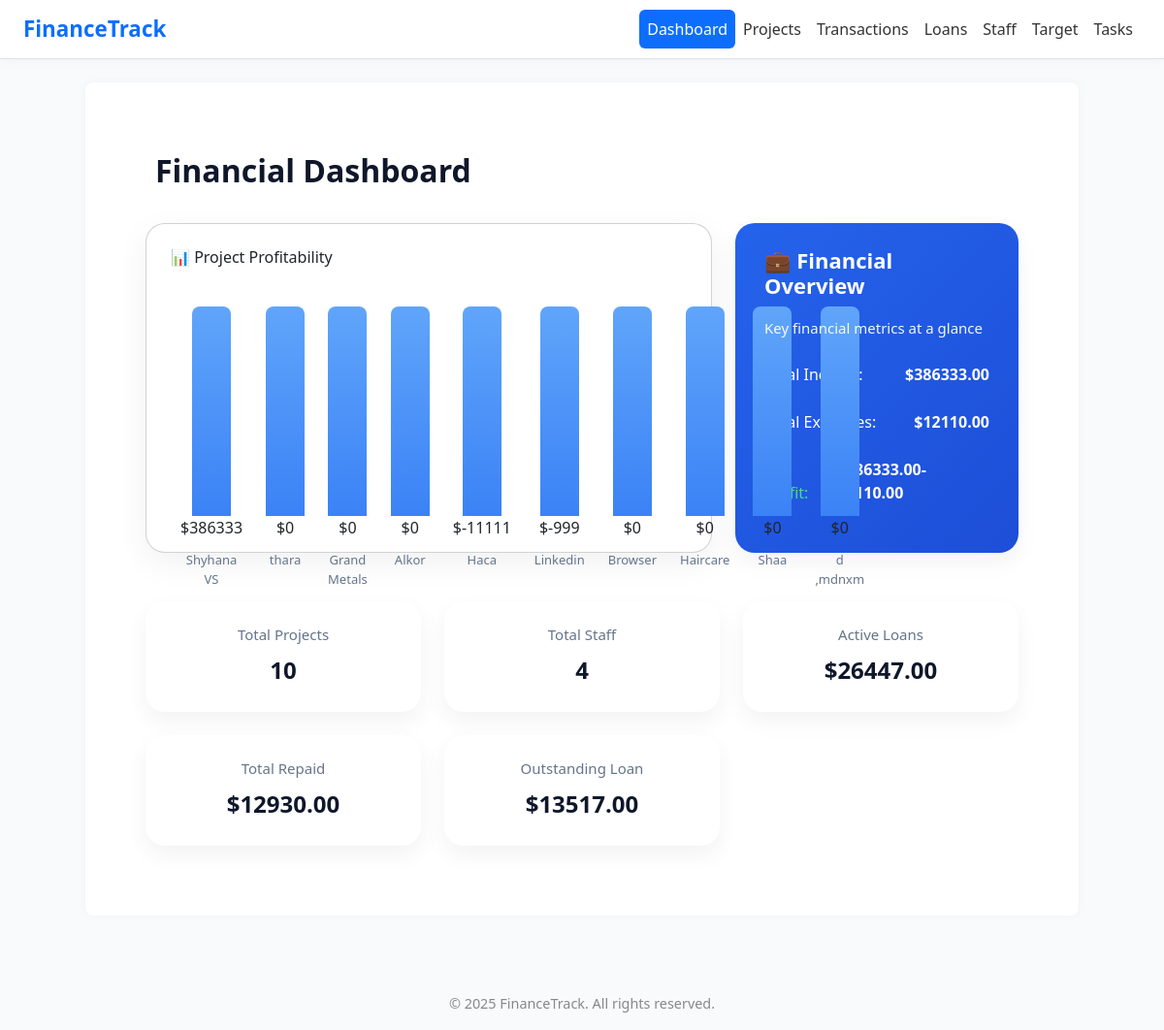
The page / on the database its author committed.
### app1/models.py (models this page shows, shortened)
class Project(models.Model):
    code = models.CharField(max_length=20)
    name = models.CharField(max_length=100)
    location = models.CharField(max_length=100)
    total_budget = models.DecimalField(max_digits=12, decimal_places=2)
    start_date = models.DateField()
    end_date = models.DateField()
    notes = models.TextField(blank=True, null=True)

### app1/views.py (the view)
# urls.py: path('', views.dashboard_view, name='dashboard'),
def dashboard_view(request):
    total_projects = Project.objects.count()
    total_income = Transaction.objects.filter(type='Income').aggregate(Sum('amount'))['amount__sum'] or 0
    total_expense = Transaction.objects.filter(type='Expense').aggregate(Sum('amount'))['amount__sum'] or 0
    total_staff = Staff.objects.count()
    total_loan_amount = Loan.objects.aggregate(Sum('amount'))['amount__sum'] or 0
    total_loan_repaid = Repayment.objects.aggregate(Sum('amount_paid'))['amount_paid__sum'] or 0
    total_outstanding_loan = total_loan_amount - total_loan_repaid
    chart_labels = []
    chart_data = []
    projects = Project.objects.all()
    for project in projects:
        income = Transaction.objects.filter(project=project, type='Income').aggregate(Sum('amount'))['amount__sum'] or 0
        expense = Transaction.objects.filter(project=project, type='Expense').aggregate(Sum('amount'))['amount__sum'] or 0
        profit = income - expense
        chart_labels.append(project.name)
        chart_data.append(profit)
    project_chart_data = list(zip(chart_labels, chart_data))
    context = {
        'total_projects': total_projects,
        'total_income': total_income,
        'total_expense': total_expense,
        'total_staff': total_staff,
        'total_loan_amount': total_loan_amount,
        'total_loan_repaid': total_loan_repaid,
        'total_outstanding_loan': total_outstanding_loan,
        'project_chart_data': project_chart_data,
    }
    return render(request, 'dashboard_view.html', context)

### templates/dashboard_view.html (shortened to what this page needs)
{% extends 'base.html' %}
{% block content %}
<link href="https://cdn.jsdelivr.net/npm/remixicon@3.5.0/fonts/remixicon.css" rel="stylesheet">
<div class="dashboard-container">
  <h2> Financial Dashboard</h2>
  <div class="grid-two">
    <div class="card bar-chart-container">
      <h3 style="margin-bottom: 20px;">📊 Project Profitability</h3>
      <div class="bars">
        {% for label, value in project_chart_data %}
        <div class="bar-group">
          <div class="bar" style="--bar-height: 216px;"></div>
          <span>${{ value|floatformat:0 }}</span>
          <div class="x-label">{{ label }}</div>
        </div>
        {% endfor %}
      </div>
    </div>
    <div class="overview">
      <h3>💼 Financial Overview</h3>
      <p>Key financial metrics at a glance</p>
      <div class="overview-item">Total Income: <span>${{ total_income|floatformat:2 }}</span></div>
      <div class="overview-item">Total Expenses: <span>${{ total_expense|floatformat:2 }}</span></div>
      <div class="overview-item net-profit">
        <span>${{ total_income|floatformat:2|add:"-" }}{{ total_expense|floatformat:2 }}</span>
      </div>
    </div>
  </div>
  <div class="grid-cards">
    <div class="stat-card">
      <h4>Total Projects</h4>
      <p>{{ total_projects }}</p>
    </div>
    <div class="stat-card">
      <h4>Total Staff</h4>
      <p>{{ total_staff }}</p>
    </div>
    <div class="stat-card">
      <h4>Active Loans</h4>
      <p>${{ total_loan_amount|floatformat:2 }}</p>
    </div>
    <div class="stat-card">
      <h4>Total Repaid</h4>
      <p>${{ total_loan_repaid|floatformat:2 }}</p>
    </div>
    <div class="stat-card">
      <h4>Outstanding Loan</h4>
      <p>${{ total_outstanding_loan|floatformat:2 }}</p>
    </div>
  </div>
</div>
{% endblock %}

### templates/base.html (style rules this page uses)
body { background-color: #f9fafb; font-family: 'Segoe UI', sans-serif; }

### templates/dashboard_view.html (style rules this page uses)
body { background: #f8fafc; font-family: 'Segoe UI', sans-serif; }
.dashboard-container { padding: 40px 30px; max-width: 1300px; margin: auto; }
h2 { font-size: 32px; font-weight: 700; margin-bottom: 35px; color: #0f172a; display: flex; align-items: center; gap: 10px; }
.grid-two { display: grid; grid-template-columns: 2fr 1fr; gap: 24px; margin-bottom: 50px; }
.card { background: #ffffff; border-radius: 20px; padding: 25px; box-shadow: 0 10px 35px rgba(0, 0, 0, 0.06); transition: 0.3s; }
.bar-chart-container { height: 340px; }
.bars { display: flex; align-items: flex-end; justify-content: space-evenly; height: 100%; gap: 24px; padding: 10px 10px 0; }
.bar-group { text-align: center; flex: 1; height:228px; }
.bar { width: 40px; margin: 0 auto; border-radius: 8px 8px 0 0; background: linear-gradient(to top, #3b82f6, #60a5fa); animation: grow-bar 1s ease-out forwards; height: 0; }
.x-label { margin-top: 12px; font-size: 13px; color: #64748b; font-weight: 500; }
.overview { color: white; background: linear-gradient(135deg, #2563eb, #1d4ed8); border-radius: 20px; padding: 25px 30px; display: flex; flex-direction: column; gap: 15px; box-shadow: 0 10px 25px rgba(0, 0, 0, 0.05); }
.overview h3 { font-size: 22px; font-weight: 600; margin-bottom: 4px; }
.overview p { font-size: 15px; opacity: 0.95; }
.overview-item { font-size: 16px; margin-top: 10px; display: flex; justify-content: space-between; align-items: center; }
.overview-item span { font-weight: bold; color: #ffffff; }
.net-profit { color: #4ade80; }
.grid-cards { display: grid; grid-template-columns: repeat(auto-fit, minmax(220px, 1fr)); gap: 24px; }
.stat-card { background: #ffffff; border-radius: 20px; padding: 25px; text-align: center; box-shadow: 0 10px 25px rgba(0, 0, 0, 0.05); transition: transform 0.3s ease; position: relative; }
.stat-card h4 { font-size: 15px; color: #64748b; margin-bottom: 10px; }
.stat-card p { font-size: 24px; font-weight: bold; color: #0f172a; }

### rows shown on the page
Project: project_chart_data "Shyhana VS"
Project: project_chart_data "thara"
Project: project_chart_data "Grand Metals"
Project: project_chart_data "Alkor"
Project: project_chart_data "Haca"
Project: project_chart_data "Linkedin"
Project: project_chart_data "Browser"
Project: project_chart_data "Haircare"
Project: project_chart_data "Shaa"
Project: project_chart_data "d ,mdnxm"

### other values the page prints
{{ value|floatformat:0 }} "386333" "0" "0" "0" "-11111" "-999" "0" "0" "0" "0"
{{ total_income|floatformat:2 }} "386333.00"
{{ total_expense|floatformat:2 }} "12110.00"
{{ total_income|floatformat:2|add:"-" }} "386333.00-"
{{ total_projects }} "10"
{{ total_staff }} "4"
{{ total_loan_amount|floatformat:2 }} "26447.00"
{{ total_loan_repaid|floatformat:2 }} "12930.00"
{{ total_outstanding_loan|floatformat:2 }} "13517.00"
{{ year|default:"2025" }} "2025"
